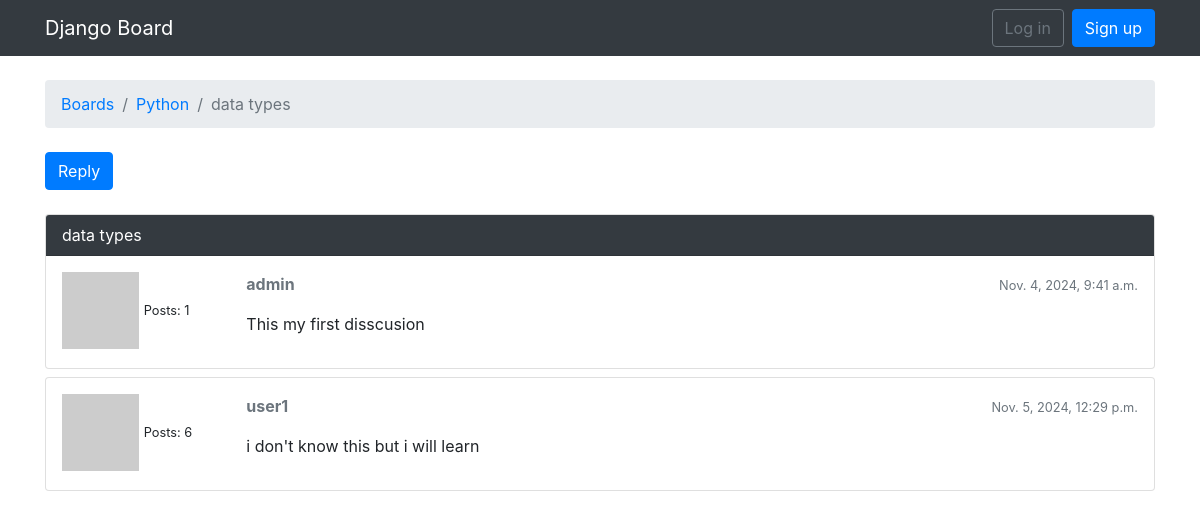
The app's page /boards/1/topics/1/, older data.
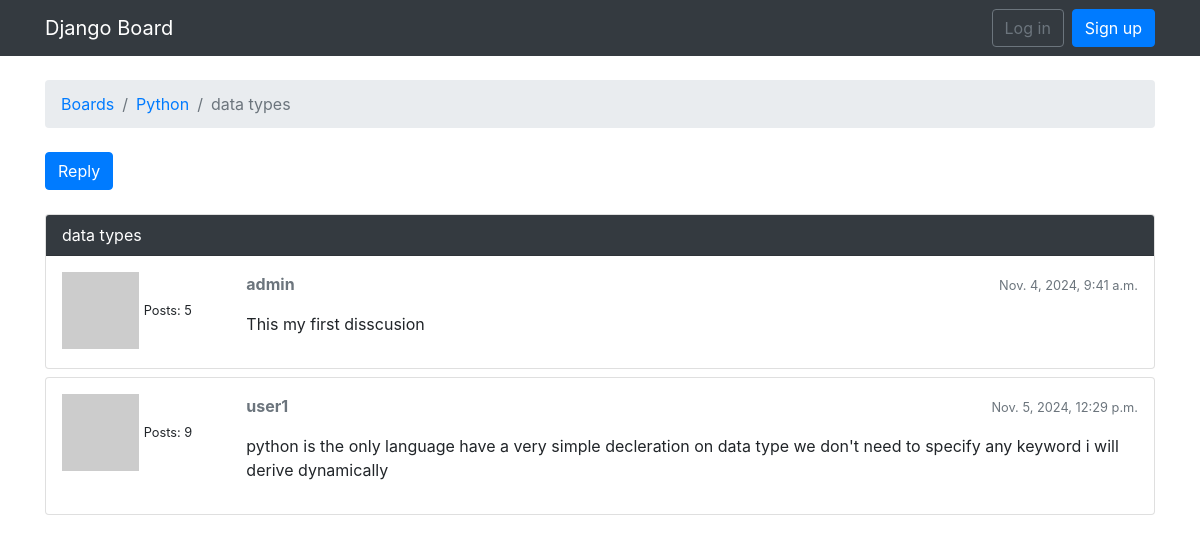
The same page, newer data.
### boards/models.py (models this page shows, shortened)
class Post(models.Model):
    message=models.TextField(max_length=4000)
    topic=models.ForeignKey(Topic, related_name='posts',on_delete=models.CASCADE)
    created_at=models.DateTimeField(auto_now_add=True)
    updated_at=models.DateTimeField(null=True)
    created_by=models.ForeignKey(User,related_name='posts',on_delete=models.CASCADE)
    updated_by=models.ForeignKey(User, null=True, related_name='+',on_delete=models.CASCADE)
    def get_message_as_markdown(self):
        return mark_safe(markdown(self.message, safe_mode='escape'))

### boards/views.py (the view)
# urls.py: re_path(r'^boards/(?P<pk>\d+)/topics/(?P<topic_pk>\d+)/$', views.PostListView.as_view(), name='topic_posts'),
class PostListView(ListView):
    model=Post
    context_object_name='posts'
    template_name='topics_posts.html'
    paginate_by=2
    def get_context_data(self, **kwargs):
        session_key = 'viewed_topic_{}'.format(self.topic.pk)  # <-- here
        if not self.request.session.get(session_key, False):
            self.topic.views += 1
            self.topic.save()
            self.request.session[session_key] = True           # <-- until here
        kwargs['topic']=self.topic
        return super().get_context_data(**kwargs)
    def get_queryset(self):
        self.topic=get_object_or_404(Topic, board__pk=self.kwargs.get('pk'),pk=self.kwargs.get('topic_pk'))
        queryset=self.topic.posts.order_by('created_at')
        return queryset

### boards/templatetags/gravatar.py (called while the page is built)
@register.filter
def gravatar(user):
    email=user.email.lower().encode('utf-8')
    default='mm'
    size=256
    url = 'https://www.gravatar.com/avatar/{md5}?{params}'.format(
        md5=hashlib.md5(email).hexdigest(),
        params=urlencode({'d': default, 's': str(size)})
    )
    return url

### templates/topics_posts.html (shortened to what this page needs)
{% extends 'base.html' %}
{% load static %}
{% block breadcrumb %}
<li class="breadcrumb-item"><a href="{% url 'home' %}">Boards</a></li>
<li class="breadcrumb-item"><a href="{% url 'board_topics' topic.board.pk %}">{{ topic.board.name }}</a></li>
<li class="breadcrumb-item active" >{{ topic.subject }}</li>
{% endblock %}
{% load gravatar %}
{% block content %}
<div class="mb-4">
    <a href="{% url 'reply_topic' topic.board.pk topic.pk %}" class="btn btn-primary" role="button">Reply</a>
  </div>
  {% for post in posts %}
    <div id="{{ post.pk }}" class="card mb-2" {% if forloop.first %}border-dark{% endif %}>
      {% if forloop.first %}
      <div class="card-header text-white bg-dark py-2 px-3">{{ topic.subject }}</div>
    {% endif %}
      <div class="card-body p-3">
        <div class="row">
          <div class="col-2">
            <img src="{{ post.created_by|gravatar }}" alt="{{ post.created_by.username }}" class="w-50">
            <small>Posts: {{ post.created_by.posts.count }}</small>
          </div>
          <div class="col-10">
            <div class="row mb-3">
              <div class="col-6">
                <strong class="text-muted">{{ post.created_by.username }}</strong>
              </div>
              <div class="col-6 text-right">
                <small class="text-muted">{{ post.created_at }}</small>
              </div>
            </div>
            {{ post.get_message_as_markdown }}
          </div>
        </div>
      </div>
    </div>
  {% endfor %}
{% endblock %}

Row changes from the older to the newer data that the page shows:
computed for Post "This my first disscusion": created_by.posts.count "1" → "5"
changed Post "user1": created_by.posts.count "6" → "9"; get_message_as_markdown "i don't know this but i will learn" → "python is the only language have a very simple decleration on data type we don't need to specify any keyword i will derive dynamically"
